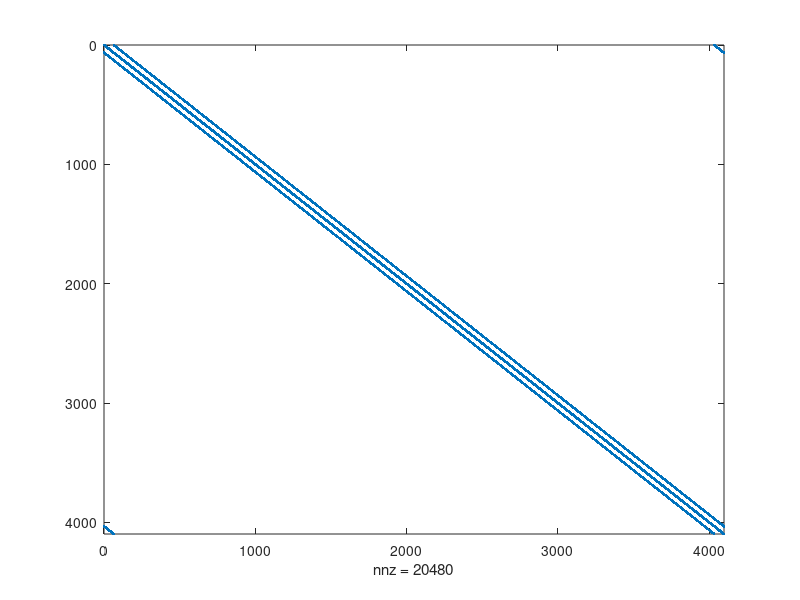

Recreate this plot in MATLAB. (Note: this script raises an error after producing the figure.)
%% Lesson 21 - Deblurring using a matrix

% (C) 2013 Jeff Orchard
%     University of Waterloo


%% Ill-Conditionedness of the Blur Matrix

N = 8; % start small
N = 64;

% This will be our blur matrix
D = zeros(N^2, N^2);

% Creat a Blur kernel
K = [0 1 0;
     1 2 1;
     0 1 0];
%K = fspecial('gaussian', [N N], 2);
K = K / sum(K(:));  % normalize it so it sums to 1

% Embed the kernel in an NxN image, centred at (1,1)
K2 = zeros(N,N);
K2(1:size(K,1), 1:size(K,2)) = K;
K2 = circshift(K2, -(size(K)-1)/2);


%% Construct blur matrix one row at a time
% Each row (and column) represents a pixel.  The value stored in element
% (i,j) is the degree to which pixel i blurs to pixel j.
counter = 1;
for c = 1:N
    for r = 1:N
        Ks = circshift(K2, [r-1 c-1]);
        D(counter,:) = reshape(Ks, 1, N^2);
        counter = counter + 1;
    end
end

spy(D);

%% Try the blur matrix on an image
f = imread('t2.jpg');
f = imresize(double(f(:,:,1)), [N N], 'bilinear');

f_vec = reshape(f, N^2, 1); % reformat NxN image into N^2x1 column vector
g = D * f_vec; % Multiply by blur matrix
figure(1); imshow(reshape(f_vec,N,N),[],'InitialMagnification',400); title('Original image');
%pause;

figure(2); imshow(reshape(g,N,N),[],'InitialMagnification',400); title('Blurred');
%pause;

%% Add a tiny bit of noise, and try to invert the blurring matrix
g = g + randn(size(g))*0.03;
f_deblurred = D \ g;
figure(3);
imshow(reshape(f_deblurred,N,N), [], 'InitialMagnification',400); 
title('Unblurred');


